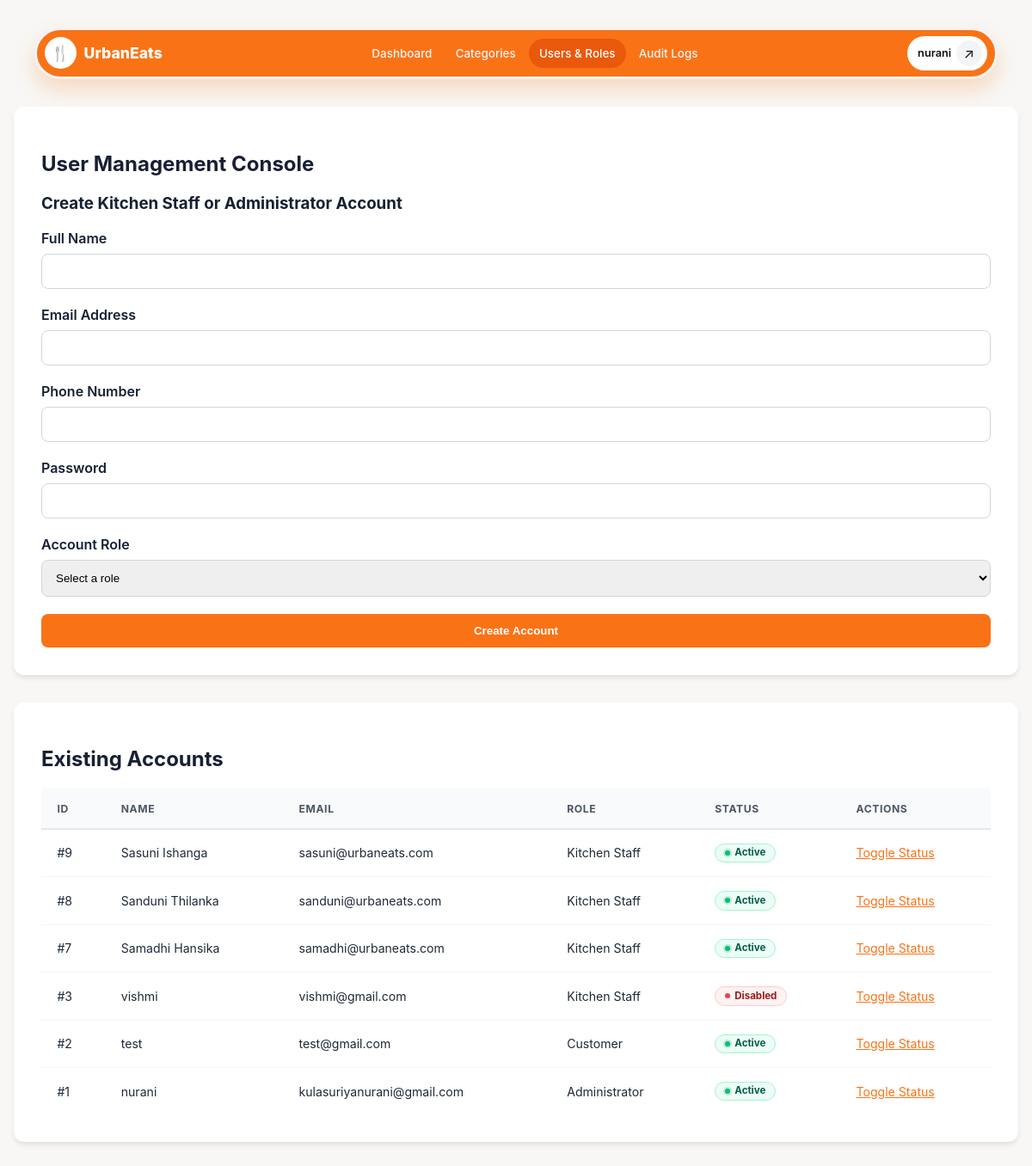
The page /admin/users.php (signed in) on the database its author committed.
### tables this page shows
CREATE TABLE `users` (
  `user_id` int(11) NOT NULL,
  `full_name` varchar(100) NOT NULL,
  `email` varchar(100) NOT NULL,
  `phone` varchar(20) NOT NULL,
  `password_hash` varchar(255) NOT NULL,
  `role_id` int(11) NOT NULL DEFAULT 1,
  `is_active` tinyint(1) DEFAULT 1,
  `created_at` timestamp NOT NULL DEFAULT current_timestamp()
);

CREATE TABLE `roles` (
  `role_id` int(11) NOT NULL,
  `role_name` varchar(50) NOT NULL
);

### admin/users.php (the view, shortened to what this page needs)
<?php
require_once '../config/db.php';
$users = $pdo->query("SELECT u.*, r.role_name FROM users u JOIN roles r ON u.role_id = r.role_id ORDER BY u.user_id DESC")->fetchAll();
?>
<!DOCTYPE html>
<html lang="en">
<head>
    <link rel="stylesheet" href="../public/style.css">
</head>
<body class="admin-dashboard">
    <header class="admin-navbar">
        <a class="admin-brand" href="../index.php">
            <span class="admin-brand-icon" aria-hidden="true">🍴</span>
            <span>Urban<span>Eats</span><small>CLOUD KITCHEN</small></span>
        </a>
        <nav class="admin-nav-links" aria-label="Admin navigation">
            <a href="dashboard.php">Dashboard</a>
            <a href="categories.php">Categories</a>
            <a class="active" href="users.php">Users &amp; Roles</a>
            <a href="audit-log.php">Audit Logs</a>
        </nav>
        <div class="admin-account">
            <span class="admin-account-name"><?= htmlspecialchars($_SESSION['full_name'] ?? 'Administrator') ?></span>
            <a class="admin-logout" href="../auth/logout.php" aria-label="Sign out">↗</a>
        </div>
    </header>
    <div class="container">
        <div class="card">
            <h2>User Management Console</h2>
            <h3>Create Kitchen Staff or Administrator Account</h3>
            <form action="users.php" method="POST">
                <div class="form-group">
                    <label for="full_name">Full Name</label>
                    <input type="text" id="full_name" name="full_name" required>
                </div>
                <div class="form-group">
                    <label for="email">Email Address</label>
                    <input type="email" id="email" name="email" required>
                </div>
                <div class="form-group">
                    <label for="phone">Phone Number</label>
                    <input type="text" id="phone" name="phone" required>
                </div>
                <div class="form-group">
                    <label for="password">Password</label>
                    <input type="password" id="password" name="password" autocomplete="new-password" required>
                </div>
                <div class="form-group">
                    <label for="role_name">Account Role</label>
                    <select id="role_name" name="role_name" required>
                        <option value="">Select a role</option>
                    </select>
                </div>
                <button type="submit" class="btn-primary">Create Account</button>
            </form>
        </div>
        <div class="card">
            <h2>Existing Accounts</h2>
            <table class="data-table">
                <thead>
                    <tr>
                        <th>ID</th>
                        <th>Name</th>
                        <th>Email</th>
                        <th>Role</th>
                        <th>Status</th>
                        <th>Actions</th>
                    </tr>
                </thead>
                <tbody>
                    <?php foreach ($users as $u): ?>
                    <tr>
                        <td>#<?= $u['user_id'] ?></td>
                        <td><?= htmlspecialchars($u['full_name']) ?></td>
                        <td><?= htmlspecialchars($u['email']) ?></td>
                        <td><?= htmlspecialchars($u['role_name']) ?></td>
                        <td>
                            <span class="badge <?= $u['is_active'] ? 'badge-active' : 'badge-inactive' ?>">
                                <?= $u['is_active'] ? 'Active' : 'Disabled' ?>
                            </span>
                        </td>
                        <td>
                            <a href="users.php?action=toggle&id=<?= $u['user_id'] ?>" style="color: var(--primary-orange);">Toggle Status</a>
                        </td>
                    </tr>
                    <?php endforeach; ?>
                </tbody>
            </table>
        </div>
    </div>
</body>
</html>

### rows shown on the page
users: user_id "9", full_name "Sasuni Ishanga", email "sasuni@urbaneats.com", role.role_name "Kitchen Staff", is_active "Active"
users: user_id "8", full_name "Sanduni Thilanka", email "sanduni@urbaneats.com", role.role_name "Kitchen Staff", is_active "Active"
users: user_id "7", full_name "Samadhi Hansika", email "samadhi@urbaneats.com", role.role_name "Kitchen Staff", is_active "Active"
users: user_id "3", full_name "vishmi", email "vishmi@gmail.com", role.role_name "Kitchen Staff", is_active "Disabled"
users: user_id "2", full_name "test", email "test@gmail.com", role.role_name "Customer", is_active "Active"
users: user_id "1", full_name "nurani", email "kulasuriyanurani@gmail.com", role.role_name "Administrator", is_active "Active"

### other values the page prints
$_SESSION['full_name'] "nurani"
